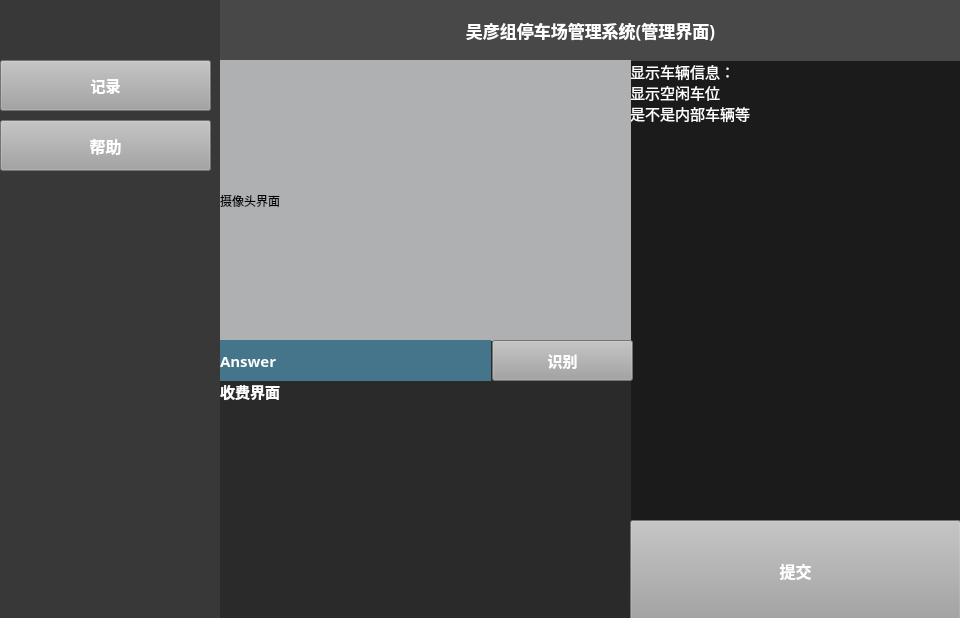
<?xml version="1.0" encoding="UTF-8"?>
<ui version="4.0">
 <class>MainWindow</class>
 <widget class="QMainWindow" name="MainWindow">
  <property name="geometry">
   <rect>
    <x>0</x>
    <y>0</y>
    <width>960</width>
    <height>618</height>
   </rect>
  </property>
  <property name="windowTitle">
   <string>parkinglot_system</string>
  </property>
  <property name="styleSheet">
   <string notr="true">background-color: rgb(42, 42, 42);</string>
  </property>
  <widget class="QWidget" name="centralwidget">
   <widget class="QPushButton" name="but_record">
    <property name="geometry">
     <rect>
      <x>0</x>
      <y>60</y>
      <width>211</width>
      <height>51</height>
     </rect>
    </property>
    <property name="palette">
     <palette>
      <active>
       <colorrole role="WindowText">
        <brush brushstyle="SolidPattern">
         <color alpha="255">
          <red>255</red>
          <green>255</green>
          <blue>255</blue>
         </color>
        </brush>
       </colorrole>
       <colorrole role="Button">
        <brush brushstyle="SolidPattern">
         <color alpha="255">
          <red>161</red>
          <green>161</green>
          <blue>161</blue>
         </color>
        </brush>
       </colorrole>
       <colorrole role="ButtonText">
        <brush brushstyle="SolidPattern">
         <color alpha="255">
          <red>255</red>
          <green>255</green>
          <blue>255</blue>
         </color>
        </brush>
       </colorrole>
       <colorrole role="Base">
        <brush brushstyle="SolidPattern">
         <color alpha="255">
          <red>161</red>
          <green>161</green>
          <blue>161</blue>
         </color>
        </brush>
       </colorrole>
       <colorrole role="Window">
        <brush brushstyle="SolidPattern">
         <color alpha="255">
          <red>161</red>
          <green>161</green>
          <blue>161</blue>
         </color>
        </brush>
       </colorrole>
      </active>
      <inactive>
       <colorrole role="WindowText">
        <brush brushstyle="SolidPattern">
         <color alpha="255">
          <red>255</red>
          <green>255</green>
          <blue>255</blue>
         </color>
        </brush>
       </colorrole>
       <colorrole role="Button">
        <brush brushstyle="SolidPattern">
         <color alpha="255">
          <red>161</red>
          <green>161</green>
          <blue>161</blue>
         </color>
        </brush>
       </colorrole>
       <colorrole role="ButtonText">
        <brush brushstyle="SolidPattern">
         <color alpha="255">
          <red>255</red>
          <green>255</green>
          <blue>255</blue>
         </color>
        </brush>
       </colorrole>
       <colorrole role="Base">
        <brush brushstyle="SolidPattern">
         <color alpha="255">
          <red>161</red>
          <green>161</green>
          <blue>161</blue>
         </color>
        </brush>
       </colorrole>
       <colorrole role="Window">
        <brush brushstyle="SolidPattern">
         <color alpha="255">
          <red>161</red>
          <green>161</green>
          <blue>161</blue>
         </color>
        </brush>
       </colorrole>
      </inactive>
      <disabled>
       <colorrole role="WindowText">
        <brush brushstyle="SolidPattern">
         <color alpha="255">
          <red>120</red>
          <green>120</green>
          <blue>120</blue>
         </color>
        </brush>
       </colorrole>
       <colorrole role="Button">
        <brush brushstyle="SolidPattern">
         <color alpha="255">
          <red>161</red>
          <green>161</green>
          <blue>161</blue>
         </color>
        </brush>
       </colorrole>
       <colorrole role="ButtonText">
        <brush brushstyle="SolidPattern">
         <color alpha="255">
          <red>120</red>
          <green>120</green>
          <blue>120</blue>
         </color>
        </brush>
       </colorrole>
       <colorrole role="Base">
        <brush brushstyle="SolidPattern">
         <color alpha="255">
          <red>161</red>
          <green>161</green>
          <blue>161</blue>
         </color>
        </brush>
       </colorrole>
       <colorrole role="Window">
        <brush brushstyle="SolidPattern">
         <color alpha="255">
          <red>161</red>
          <green>161</green>
          <blue>161</blue>
         </color>
        </brush>
       </colorrole>
      </disabled>
     </palette>
    </property>
    <property name="font">
     <font>
      <family>方正姚体</family>
      <pointsize>11</pointsize>
      <weight>75</weight>
      <bold>true</bold>
     </font>
    </property>
    <property name="styleSheet">
     <string notr="true">background-color: rgb(161, 161, 161);</string>
    </property>
    <property name="text">
     <string>记录</string>
    </property>
   </widget>
   <widget class="QLabel" name="label_infor">
    <property name="geometry">
     <rect>
      <x>630</x>
      <y>60</y>
      <width>331</width>
      <height>461</height>
     </rect>
    </property>
    <property name="palette">
     <palette>
      <active>
       <colorrole role="WindowText">
        <brush brushstyle="SolidPattern">
         <color alpha="255">
          <red>255</red>
          <green>255</green>
          <blue>255</blue>
         </color>
        </brush>
       </colorrole>
       <colorrole role="Button">
        <brush brushstyle="SolidPattern">
         <color alpha="255">
          <red>27</red>
          <green>27</green>
          <blue>27</blue>
         </color>
        </brush>
       </colorrole>
       <colorrole role="Base">
        <brush brushstyle="SolidPattern">
         <color alpha="255">
          <red>27</red>
          <green>27</green>
          <blue>27</blue>
         </color>
        </brush>
       </colorrole>
       <colorrole role="Window">
        <brush brushstyle="SolidPattern">
         <color alpha="255">
          <red>27</red>
          <green>27</green>
          <blue>27</blue>
         </color>
        </brush>
       </colorrole>
      </active>
      <inactive>
       <colorrole role="WindowText">
        <brush brushstyle="SolidPattern">
         <color alpha="255">
          <red>255</red>
          <green>255</green>
          <blue>255</blue>
         </color>
        </brush>
       </colorrole>
       <colorrole role="Button">
        <brush brushstyle="SolidPattern">
         <color alpha="255">
          <red>27</red>
          <green>27</green>
          <blue>27</blue>
         </color>
        </brush>
       </colorrole>
       <colorrole role="Base">
        <brush brushstyle="SolidPattern">
         <color alpha="255">
          <red>27</red>
          <green>27</green>
          <blue>27</blue>
         </color>
        </brush>
       </colorrole>
       <colorrole role="Window">
        <brush brushstyle="SolidPattern">
         <color alpha="255">
          <red>27</red>
          <green>27</green>
          <blue>27</blue>
         </color>
        </brush>
       </colorrole>
      </inactive>
      <disabled>
       <colorrole role="WindowText">
        <brush brushstyle="SolidPattern">
         <color alpha="255">
          <red>120</red>
          <green>120</green>
          <blue>120</blue>
         </color>
        </brush>
       </colorrole>
       <colorrole role="Button">
        <brush brushstyle="SolidPattern">
         <color alpha="255">
          <red>27</red>
          <green>27</green>
          <blue>27</blue>
         </color>
        </brush>
       </colorrole>
       <colorrole role="Base">
        <brush brushstyle="SolidPattern">
         <color alpha="255">
          <red>27</red>
          <green>27</green>
          <blue>27</blue>
         </color>
        </brush>
       </colorrole>
       <colorrole role="Window">
        <brush brushstyle="SolidPattern">
         <color alpha="255">
          <red>27</red>
          <green>27</green>
          <blue>27</blue>
         </color>
        </brush>
       </colorrole>
      </disabled>
     </palette>
    </property>
    <property name="font">
     <font>
      <family>方正姚体</family>
      <pointsize>11</pointsize>
     </font>
    </property>
    <property name="styleSheet">
     <string notr="true">background-color: rgb(27, 27, 27);</string>
    </property>
    <property name="frameShadow">
     <enum>QFrame::Plain</enum>
    </property>
    <property name="lineWidth">
     <number>1</number>
    </property>
    <property name="midLineWidth">
     <number>0</number>
    </property>
    <property name="text">
     <string>显示车辆信息：
显示空闲车位
是不是内部车辆等</string>
    </property>
    <property name="textFormat">
     <enum>Qt::AutoText</enum>
    </property>
    <property name="alignment">
     <set>Qt::AlignLeading|Qt::AlignLeft|Qt::AlignTop</set>
    </property>
   </widget>
   <widget class="QLabel" name="back_top">
    <property name="geometry">
     <rect>
      <x>220</x>
      <y>0</y>
      <width>741</width>
      <height>61</height>
     </rect>
    </property>
    <property name="palette">
     <palette>
      <active>
       <colorrole role="WindowText">
        <brush brushstyle="SolidPattern">
         <color alpha="255">
          <red>255</red>
          <green>255</green>
          <blue>255</blue>
         </color>
        </brush>
       </colorrole>
       <colorrole role="Button">
        <brush brushstyle="SolidPattern">
         <color alpha="255">
          <red>72</red>
          <green>72</green>
          <blue>72</blue>
         </color>
        </brush>
       </colorrole>
       <colorrole role="Base">
        <brush brushstyle="SolidPattern">
         <color alpha="255">
          <red>72</red>
          <green>72</green>
          <blue>72</blue>
         </color>
        </brush>
       </colorrole>
       <colorrole role="Window">
        <brush brushstyle="SolidPattern">
         <color alpha="255">
          <red>72</red>
          <green>72</green>
          <blue>72</blue>
         </color>
        </brush>
       </colorrole>
      </active>
      <inactive>
       <colorrole role="WindowText">
        <brush brushstyle="SolidPattern">
         <color alpha="255">
          <red>255</red>
          <green>255</green>
          <blue>255</blue>
         </color>
        </brush>
       </colorrole>
       <colorrole role="Button">
        <brush brushstyle="SolidPattern">
         <color alpha="255">
          <red>72</red>
          <green>72</green>
          <blue>72</blue>
         </color>
        </brush>
       </colorrole>
       <colorrole role="Base">
        <brush brushstyle="SolidPattern">
         <color alpha="255">
          <red>72</red>
          <green>72</green>
          <blue>72</blue>
         </color>
        </brush>
       </colorrole>
       <colorrole role="Window">
        <brush brushstyle="SolidPattern">
         <color alpha="255">
          <red>72</red>
          <green>72</green>
          <blue>72</blue>
         </color>
        </brush>
       </colorrole>
      </inactive>
      <disabled>
       <colorrole role="WindowText">
        <brush brushstyle="SolidPattern">
         <color alpha="255">
          <red>120</red>
          <green>120</green>
          <blue>120</blue>
         </color>
        </brush>
       </colorrole>
       <colorrole role="Button">
        <brush brushstyle="SolidPattern">
         <color alpha="255">
          <red>72</red>
          <green>72</green>
          <blue>72</blue>
         </color>
        </brush>
       </colorrole>
       <colorrole role="Base">
        <brush brushstyle="SolidPattern">
         <color alpha="255">
          <red>72</red>
          <green>72</green>
          <blue>72</blue>
         </color>
        </brush>
       </colorrole>
       <colorrole role="Window">
        <brush brushstyle="SolidPattern">
         <color alpha="255">
          <red>72</red>
          <green>72</green>
          <blue>72</blue>
         </color>
        </brush>
       </colorrole>
      </disabled>
     </palette>
    </property>
    <property name="font">
     <font>
      <family>方正姚体</family>
      <pointsize>13</pointsize>
      <weight>75</weight>
      <bold>true</bold>
     </font>
    </property>
    <property name="styleSheet">
     <string notr="true">background-color: rgb(72, 72, 72);</string>
    </property>
    <property name="inputMethodHints">
     <set>Qt::ImhNone</set>
    </property>
    <property name="frameShape">
     <enum>QFrame::NoFrame</enum>
    </property>
    <property name="text">
     <string>吴彦组停车场管理系统(管理界面)</string>
    </property>
    <property name="textFormat">
     <enum>Qt::MarkdownText</enum>
    </property>
    <property name="alignment">
     <set>Qt::AlignCenter</set>
    </property>
    <property name="wordWrap">
     <bool>false</bool>
    </property>
    <property name="openExternalLinks">
     <bool>false</bool>
    </property>
   </widget>
   <widget class="QLabel" name="label_money">
    <property name="geometry">
     <rect>
      <x>220</x>
      <y>380</y>
      <width>411</width>
      <height>241</height>
     </rect>
    </property>
    <property name="palette">
     <palette>
      <active>
       <colorrole role="WindowText">
        <brush brushstyle="SolidPattern">
         <color alpha="255">
          <red>255</red>
          <green>255</green>
          <blue>255</blue>
         </color>
        </brush>
       </colorrole>
       <colorrole role="Button">
        <brush brushstyle="SolidPattern">
         <color alpha="255">
          <red>42</red>
          <green>42</green>
          <blue>42</blue>
         </color>
        </brush>
       </colorrole>
       <colorrole role="Base">
        <brush brushstyle="SolidPattern">
         <color alpha="255">
          <red>42</red>
          <green>42</green>
          <blue>42</blue>
         </color>
        </brush>
       </colorrole>
       <colorrole role="Window">
        <brush brushstyle="SolidPattern">
         <color alpha="255">
          <red>42</red>
          <green>42</green>
          <blue>42</blue>
         </color>
        </brush>
       </colorrole>
      </active>
      <inactive>
       <colorrole role="WindowText">
        <brush brushstyle="SolidPattern">
         <color alpha="255">
          <red>255</red>
          <green>255</green>
          <blue>255</blue>
         </color>
        </brush>
       </colorrole>
       <colorrole role="Button">
        <brush brushstyle="SolidPattern">
         <color alpha="255">
          <red>42</red>
          <green>42</green>
          <blue>42</blue>
         </color>
        </brush>
       </colorrole>
       <colorrole role="Base">
        <brush brushstyle="SolidPattern">
         <color alpha="255">
          <red>42</red>
          <green>42</green>
          <blue>42</blue>
         </color>
        </brush>
       </colorrole>
       <colorrole role="Window">
        <brush brushstyle="SolidPattern">
         <color alpha="255">
          <red>42</red>
          <green>42</green>
          <blue>42</blue>
         </color>
        </brush>
       </colorrole>
      </inactive>
      <disabled>
       <colorrole role="WindowText">
        <brush brushstyle="SolidPattern">
         <color alpha="255">
          <red>120</red>
          <green>120</green>
          <blue>120</blue>
         </color>
        </brush>
       </colorrole>
       <colorrole role="Button">
        <brush brushstyle="SolidPattern">
         <color alpha="255">
          <red>42</red>
          <green>42</green>
          <blue>42</blue>
         </color>
        </brush>
       </colorrole>
       <colorrole role="Base">
        <brush brushstyle="SolidPattern">
         <color alpha="255">
          <red>42</red>
          <green>42</green>
          <blue>42</blue>
         </color>
        </brush>
       </colorrole>
       <colorrole role="Window">
        <brush brushstyle="SolidPattern">
         <color alpha="255">
          <red>42</red>
          <green>42</green>
          <blue>42</blue>
         </color>
        </brush>
       </colorrole>
      </disabled>
     </palette>
    </property>
    <property name="font">
     <font>
      <family>方正姚体</family>
      <pointsize>11</pointsize>
      <weight>75</weight>
      <bold>true</bold>
     </font>
    </property>
    <property name="styleSheet">
     <string notr="true">background-color: rgb(42, 42, 42);</string>
    </property>
    <property name="text">
     <string>收费界面</string>
    </property>
    <property name="alignment">
     <set>Qt::AlignLeading|Qt::AlignLeft|Qt::AlignTop</set>
    </property>
   </widget>
   <widget class="QPushButton" name="but_img_2">
    <property name="geometry">
     <rect>
      <x>630</x>
      <y>520</y>
      <width>331</width>
      <height>101</height>
     </rect>
    </property>
    <property name="palette">
     <palette>
      <active>
       <colorrole role="Button">
        <brush brushstyle="SolidPattern">
         <color alpha="255">
          <red>161</red>
          <green>161</green>
          <blue>161</blue>
         </color>
        </brush>
       </colorrole>
       <colorrole role="ButtonText">
        <brush brushstyle="SolidPattern">
         <color alpha="255">
          <red>255</red>
          <green>255</green>
          <blue>255</blue>
         </color>
        </brush>
       </colorrole>
       <colorrole role="Base">
        <brush brushstyle="SolidPattern">
         <color alpha="255">
          <red>161</red>
          <green>161</green>
          <blue>161</blue>
         </color>
        </brush>
       </colorrole>
       <colorrole role="Window">
        <brush brushstyle="SolidPattern">
         <color alpha="255">
          <red>161</red>
          <green>161</green>
          <blue>161</blue>
         </color>
        </brush>
       </colorrole>
      </active>
      <inactive>
       <colorrole role="Button">
        <brush brushstyle="SolidPattern">
         <color alpha="255">
          <red>161</red>
          <green>161</green>
          <blue>161</blue>
         </color>
        </brush>
       </colorrole>
       <colorrole role="ButtonText">
        <brush brushstyle="SolidPattern">
         <color alpha="255">
          <red>255</red>
          <green>255</green>
          <blue>255</blue>
         </color>
        </brush>
       </colorrole>
       <colorrole role="Base">
        <brush brushstyle="SolidPattern">
         <color alpha="255">
          <red>161</red>
          <green>161</green>
          <blue>161</blue>
         </color>
        </brush>
       </colorrole>
       <colorrole role="Window">
        <brush brushstyle="SolidPattern">
         <color alpha="255">
          <red>161</red>
          <green>161</green>
          <blue>161</blue>
         </color>
        </brush>
       </colorrole>
      </inactive>
      <disabled>
       <colorrole role="Button">
        <brush brushstyle="SolidPattern">
         <color alpha="255">
          <red>161</red>
          <green>161</green>
          <blue>161</blue>
         </color>
        </brush>
       </colorrole>
       <colorrole role="ButtonText">
        <brush brushstyle="SolidPattern">
         <color alpha="255">
          <red>120</red>
          <green>120</green>
          <blue>120</blue>
         </color>
        </brush>
       </colorrole>
       <colorrole role="Base">
        <brush brushstyle="SolidPattern">
         <color alpha="255">
          <red>161</red>
          <green>161</green>
          <blue>161</blue>
         </color>
        </brush>
       </colorrole>
       <colorrole role="Window">
        <brush brushstyle="SolidPattern">
         <color alpha="255">
          <red>161</red>
          <green>161</green>
          <blue>161</blue>
         </color>
        </brush>
       </colorrole>
      </disabled>
     </palette>
    </property>
    <property name="font">
     <font>
      <family>方正姚体</family>
      <pointsize>12</pointsize>
      <weight>75</weight>
      <italic>false</italic>
      <bold>true</bold>
     </font>
    </property>
    <property name="styleSheet">
     <string notr="true">
background-color: rgb(161, 161, 161);</string>
    </property>
    <property name="text">
     <string>提交</string>
    </property>
   </widget>
   <widget class="QLabel" name="back_left">
    <property name="geometry">
     <rect>
      <x>0</x>
      <y>0</y>
      <width>221</width>
      <height>621</height>
     </rect>
    </property>
    <property name="styleSheet">
     <string notr="true">
background-color: rgb(56, 56, 56);
</string>
    </property>
    <property name="text">
     <string/>
    </property>
   </widget>
   <widget class="QLabel" name="img_camera">
    <property name="geometry">
     <rect>
      <x>220</x>
      <y>60</y>
      <width>411</width>
      <height>281</height>
     </rect>
    </property>
    <property name="styleSheet">
     <string notr="true">background-color: rgb(175, 176, 178);</string>
    </property>
    <property name="text">
     <string>摄像头界面</string>
    </property>
   </widget>
   <widget class="QPushButton" name="but_catch">
    <property name="geometry">
     <rect>
      <x>492</x>
      <y>340</y>
      <width>141</width>
      <height>41</height>
     </rect>
    </property>
    <property name="palette">
     <palette>
      <active>
       <colorrole role="Button">
        <brush brushstyle="SolidPattern">
         <color alpha="255">
          <red>161</red>
          <green>161</green>
          <blue>161</blue>
         </color>
        </brush>
       </colorrole>
       <colorrole role="ButtonText">
        <brush brushstyle="SolidPattern">
         <color alpha="255">
          <red>255</red>
          <green>255</green>
          <blue>255</blue>
         </color>
        </brush>
       </colorrole>
       <colorrole role="Base">
        <brush brushstyle="SolidPattern">
         <color alpha="255">
          <red>161</red>
          <green>161</green>
          <blue>161</blue>
         </color>
        </brush>
       </colorrole>
       <colorrole role="Window">
        <brush brushstyle="SolidPattern">
         <color alpha="255">
          <red>161</red>
          <green>161</green>
          <blue>161</blue>
         </color>
        </brush>
       </colorrole>
      </active>
      <inactive>
       <colorrole role="Button">
        <brush brushstyle="SolidPattern">
         <color alpha="255">
          <red>161</red>
          <green>161</green>
          <blue>161</blue>
         </color>
        </brush>
       </colorrole>
       <colorrole role="ButtonText">
        <brush brushstyle="SolidPattern">
         <color alpha="255">
          <red>255</red>
          <green>255</green>
          <blue>255</blue>
         </color>
        </brush>
       </colorrole>
       <colorrole role="Base">
        <brush brushstyle="SolidPattern">
         <color alpha="255">
          <red>161</red>
          <green>161</green>
          <blue>161</blue>
         </color>
        </brush>
       </colorrole>
       <colorrole role="Window">
        <brush brushstyle="SolidPattern">
         <color alpha="255">
          <red>161</red>
          <green>161</green>
          <blue>161</blue>
         </color>
        </brush>
       </colorrole>
      </inactive>
      <disabled>
       <colorrole role="Button">
        <brush brushstyle="SolidPattern">
         <color alpha="255">
          <red>161</red>
          <green>161</green>
          <blue>161</blue>
         </color>
        </brush>
       </colorrole>
       <colorrole role="ButtonText">
        <brush brushstyle="SolidPattern">
         <color alpha="255">
          <red>120</red>
          <green>120</green>
          <blue>120</blue>
         </color>
        </brush>
       </colorrole>
       <colorrole role="Base">
        <brush brushstyle="SolidPattern">
         <color alpha="255">
          <red>161</red>
          <green>161</green>
          <blue>161</blue>
         </color>
        </brush>
       </colorrole>
       <colorrole role="Window">
        <brush brushstyle="SolidPattern">
         <color alpha="255">
          <red>161</red>
          <green>161</green>
          <blue>161</blue>
         </color>
        </brush>
       </colorrole>
      </disabled>
     </palette>
    </property>
    <property name="font">
     <font>
      <family>方正姚体</family>
      <pointsize>11</pointsize>
      <weight>75</weight>
      <bold>true</bold>
     </font>
    </property>
    <property name="styleSheet">
     <string notr="true">background-color: rgb(161, 161, 161);</string>
    </property>
    <property name="text">
     <string>识别</string>
    </property>
   </widget>
   <widget class="QPushButton" name="but_img">
    <property name="geometry">
     <rect>
      <x>0</x>
      <y>120</y>
      <width>211</width>
      <height>51</height>
     </rect>
    </property>
    <property name="palette">
     <palette>
      <active>
       <colorrole role="Button">
        <brush brushstyle="SolidPattern">
         <color alpha="255">
          <red>161</red>
          <green>161</green>
          <blue>161</blue>
         </color>
        </brush>
       </colorrole>
       <colorrole role="ButtonText">
        <brush brushstyle="SolidPattern">
         <color alpha="255">
          <red>255</red>
          <green>255</green>
          <blue>255</blue>
         </color>
        </brush>
       </colorrole>
       <colorrole role="Base">
        <brush brushstyle="SolidPattern">
         <color alpha="255">
          <red>161</red>
          <green>161</green>
          <blue>161</blue>
         </color>
        </brush>
       </colorrole>
       <colorrole role="Window">
        <brush brushstyle="SolidPattern">
         <color alpha="255">
          <red>161</red>
          <green>161</green>
          <blue>161</blue>
         </color>
        </brush>
       </colorrole>
      </active>
      <inactive>
       <colorrole role="Button">
        <brush brushstyle="SolidPattern">
         <color alpha="255">
          <red>161</red>
          <green>161</green>
          <blue>161</blue>
         </color>
        </brush>
       </colorrole>
       <colorrole role="ButtonText">
        <brush brushstyle="SolidPattern">
         <color alpha="255">
          <red>255</red>
          <green>255</green>
          <blue>255</blue>
         </color>
        </brush>
       </colorrole>
       <colorrole role="Base">
        <brush brushstyle="SolidPattern">
         <color alpha="255">
          <red>161</red>
          <green>161</green>
          <blue>161</blue>
         </color>
        </brush>
       </colorrole>
       <colorrole role="Window">
        <brush brushstyle="SolidPattern">
         <color alpha="255">
          <red>161</red>
          <green>161</green>
          <blue>161</blue>
         </color>
        </brush>
       </colorrole>
      </inactive>
      <disabled>
       <colorrole role="Button">
        <brush brushstyle="SolidPattern">
         <color alpha="255">
          <red>161</red>
          <green>161</green>
          <blue>161</blue>
         </color>
        </brush>
       </colorrole>
       <colorrole role="ButtonText">
        <brush brushstyle="SolidPattern">
         <color alpha="255">
          <red>120</red>
          <green>120</green>
          <blue>120</blue>
         </color>
        </brush>
       </colorrole>
       <colorrole role="Base">
        <brush brushstyle="SolidPattern">
         <color alpha="255">
          <red>161</red>
          <green>161</green>
          <blue>161</blue>
         </color>
        </brush>
       </colorrole>
       <colorrole role="Window">
        <brush brushstyle="SolidPattern">
         <color alpha="255">
          <red>161</red>
          <green>161</green>
          <blue>161</blue>
         </color>
        </brush>
       </colorrole>
      </disabled>
     </palette>
    </property>
    <property name="font">
     <font>
      <family>方正姚体</family>
      <pointsize>12</pointsize>
      <weight>75</weight>
      <italic>false</italic>
      <bold>true</bold>
     </font>
    </property>
    <property name="styleSheet">
     <string notr="true">
background-color: rgb(161, 161, 161);</string>
    </property>
    <property name="text">
     <string>帮助</string>
    </property>
   </widget>
   <widget class="QLabel" name="label_answer">
    <property name="geometry">
     <rect>
      <x>220</x>
      <y>340</y>
      <width>271</width>
      <height>41</height>
     </rect>
    </property>
    <property name="palette">
     <palette>
      <active>
       <colorrole role="WindowText">
        <brush brushstyle="SolidPattern">
         <color alpha="255">
          <red>254</red>
          <green>254</green>
          <blue>254</blue>
         </color>
        </brush>
       </colorrole>
       <colorrole role="Button">
        <brush brushstyle="SolidPattern">
         <color alpha="255">
          <red>68</red>
          <green>117</green>
          <blue>138</blue>
         </color>
        </brush>
       </colorrole>
       <colorrole role="Base">
        <brush brushstyle="SolidPattern">
         <color alpha="255">
          <red>68</red>
          <green>117</green>
          <blue>138</blue>
         </color>
        </brush>
       </colorrole>
       <colorrole role="Window">
        <brush brushstyle="SolidPattern">
         <color alpha="255">
          <red>68</red>
          <green>117</green>
          <blue>138</blue>
         </color>
        </brush>
       </colorrole>
      </active>
      <inactive>
       <colorrole role="WindowText">
        <brush brushstyle="SolidPattern">
         <color alpha="255">
          <red>254</red>
          <green>254</green>
          <blue>254</blue>
         </color>
        </brush>
       </colorrole>
       <colorrole role="Button">
        <brush brushstyle="SolidPattern">
         <color alpha="255">
          <red>68</red>
          <green>117</green>
          <blue>138</blue>
         </color>
        </brush>
       </colorrole>
       <colorrole role="Base">
        <brush brushstyle="SolidPattern">
         <color alpha="255">
          <red>68</red>
          <green>117</green>
          <blue>138</blue>
         </color>
        </brush>
       </colorrole>
       <colorrole role="Window">
        <brush brushstyle="SolidPattern">
         <color alpha="255">
          <red>68</red>
          <green>117</green>
          <blue>138</blue>
         </color>
        </brush>
       </colorrole>
      </inactive>
      <disabled>
       <colorrole role="WindowText">
        <brush brushstyle="SolidPattern">
         <color alpha="255">
          <red>120</red>
          <green>120</green>
          <blue>120</blue>
         </color>
        </brush>
       </colorrole>
       <colorrole role="Button">
        <brush brushstyle="SolidPattern">
         <color alpha="255">
          <red>68</red>
          <green>117</green>
          <blue>138</blue>
         </color>
        </brush>
       </colorrole>
       <colorrole role="Base">
        <brush brushstyle="SolidPattern">
         <color alpha="255">
          <red>68</red>
          <green>117</green>
          <blue>138</blue>
         </color>
        </brush>
       </colorrole>
       <colorrole role="Window">
        <brush brushstyle="SolidPattern">
         <color alpha="255">
          <red>68</red>
          <green>117</green>
          <blue>138</blue>
         </color>
        </brush>
       </colorrole>
      </disabled>
     </palette>
    </property>
    <property name="font">
     <font>
      <family>方正姚体</family>
      <pointsize>11</pointsize>
      <weight>75</weight>
      <bold>true</bold>
     </font>
    </property>
    <property name="styleSheet">
     <string notr="true">
background-color: rgb(68, 117, 138);</string>
    </property>
    <property name="text">
     <string>Answer</string>
    </property>
   </widget>
   <zorder>back_left</zorder>
   <zorder>but_record</zorder>
   <zorder>label_infor</zorder>
   <zorder>back_top</zorder>
   <zorder>label_money</zorder>
   <zorder>but_img_2</zorder>
   <zorder>img_camera</zorder>
   <zorder>but_catch</zorder>
   <zorder>but_img</zorder>
   <zorder>label_answer</zorder>
  </widget>
 </widget>
 <resources/>
 <connections/>
 <slots>
  <slot>capture()</slot>
 </slots>
</ui>
